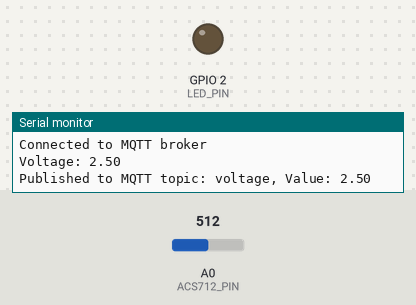
The sketch below on a simulated ESP8266 (NodeMCU). Shown: output pins drawn as LEDs (lit = HIGH), the last lines printed to the serial monitor. The test bench sets the inputs (shaded band); at power-on: A0 (ACS712_PIN) = 512. WiFi joins after 1.5 s; servers stay silent unless stated; no MQTT or app messages arrive unless stated.

Above: at 3.2 s.
3.3 s: A0 (ACS712_PIN) set to 600
8.9 s: A0 (ACS712_PIN) set to 631
At 12.8 s:
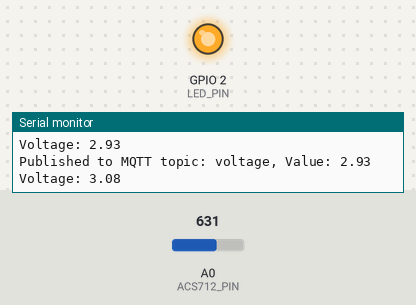
19.1 s: A0 (ACS712_PIN) set to 511
At 19.1 s:
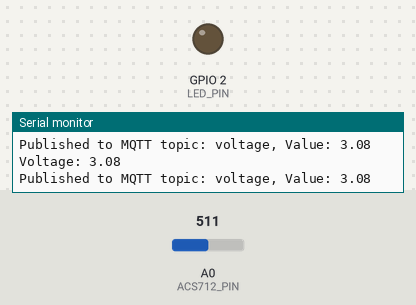
Timing chart, 0 to 22.1 s (numbered marks = the images above; inputs shaded):
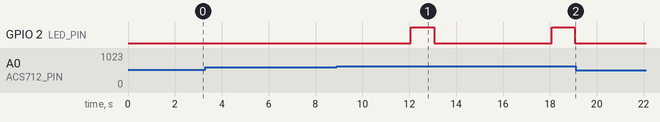

The sketch:

Mqttblocker.ino
```cpp
#include <ESP8266WiFi.h>
#include <PubSubClient.h>

// Wi-Fi credentials
const char* ssid = "Chargemate";
const char* password = "chargemate123";

// MQTT broker details
const char* mqttServer = "91.121.93.94";
const int mqttPort = 1883;
const char* mqttTopic = "voltage";

WiFiClient wifiClient;
PubSubClient mqttClient(wifiClient);

const int ACS712_PIN = A0;   // ACS712 analog input pin
const int LED_PIN = LED_BUILTIN;

void setup() {
  pinMode(LED_PIN, OUTPUT);  // Set built-in LED as output
  Serial.begin(115200);
  delay(10);

  // Connect to Wi-Fi
  WiFi.begin(ssid, password);
  while (WiFi.status() != WL_CONNECTED) {
    delay(1000);
    Serial.println("Connecting to WiFi...");
  }
  Serial.println("Connected to WiFi");
  Serial.print("IP address: ");
  Serial.println(WiFi.localIP());

  // Set up MQTT client
  mqttClient.setServer(mqttServer, mqttPort);

  // Connect to MQTT broker
  while (!mqttClient.connected()) {
    Serial.println("Connecting to MQTT broker...");
    if (mqttClient.connect("ESP8266Client")) {
      Serial.println("Connected to MQTT broker");
    } else {
      Serial.print("MQTT connection failed, error code: ");
      Serial.println(mqttClient.state());
      delay(2000);
    }
  }
}

void loop() {
  // Read analog input from ACS712
  int sensorValue = analogRead(ACS712_PIN);  // Read analog value from ACS712
  float voltage = (sensorValue / 1023.0) * 5.0; // Convert sensor value to voltage (assuming 5.0V reference)

  Serial.print("Voltage: ");
  Serial.println(voltage);

  // Adjust the threshold value as per your requirements
  float threshold = 3.0; // Example threshold value

  if (voltage > threshold) {
    digitalWrite(LED_PIN, HIGH);
    delay(1000);   // Turn on the LED if the sensor value is above threshold
    digitalWrite(LED_PIN, LOW);
  } else {
    digitalWrite(LED_PIN, LOW);   // Turn off the LED otherwise
  }

  // Publish voltage to MQTT broker
  if (mqttClient.connected()) {
    String voltageString = String(voltage, 2);  // Convert voltage to string with 2 decimal places
    mqttClient.publish(mqttTopic, voltageString.c_str());
    Serial.print("Published to MQTT topic: ");
    Serial.print(mqttTopic);
    Serial.print(", Value: ");
    Serial.println(voltageString);
  }

  // Maintain MQTT connection
  if (!mqttClient.connected()) {
    reconnectMQTT();
  }

  mqttClient.loop();
  delay(5000);
}

void reconnectMQTT() {
  while (!mqttClient.connected()) {
    Serial.println("Reconnecting to MQTT broker...");
    if (mqttClient.connect("ESP8266Client")) {
      Serial.println("Connected to MQTT broker");
    } else {
      Serial.print("MQTT connection failed, error code: ");
      Serial.println(mqttClient.state());
      delay(2000);
    }
  }
}
```

Measured:
- the behaviour switches between 613 and 614 on A0 (ACS712_PIN) (found by bisection; images 0 and 1)
- after the input at 8.9 s, GPIO 2 (LED_PIN): alternates HIGH for 1.0 s and LOW for 5.0 s, starting after 3.2 s
- after the input at 19.1 s, GPIO 2 (LED_PIN): stays LOW (without the input it goes to HIGH after 5.0 s)
